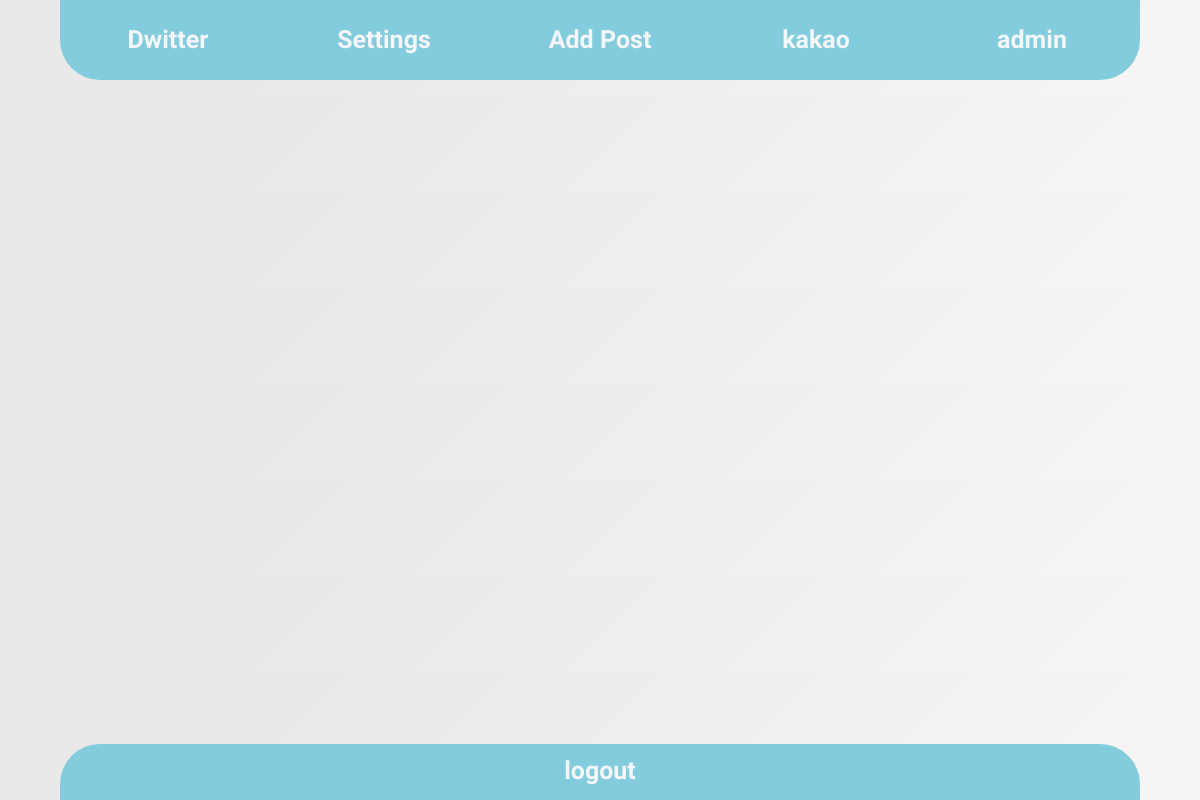
Page /home/ (signed in) on the earlier database version.
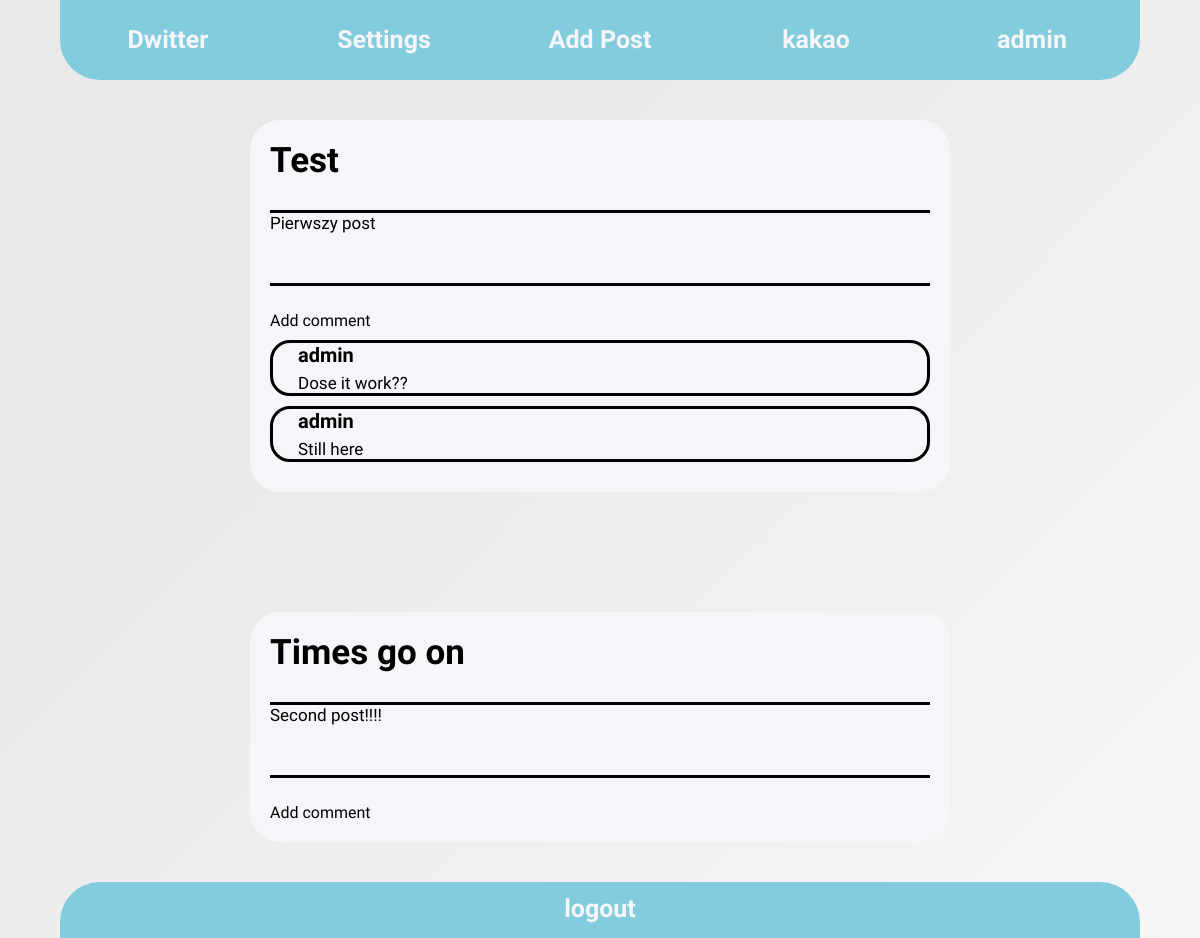
Same page on the later database version.
### main/models.py (models this page shows)
class Post(models.Model):
    author = models.ForeignKey(User, on_delete=models.CASCADE)
    add_date = models.DateTimeField(default='')
    title = models.CharField(max_length=80, default='')
    text = models.TextField(blank=True)

class Comment(models.Model):
    author = models.ForeignKey(User, on_delete=models.CASCADE)
    post = models.ForeignKey(Post, on_delete=models.CASCADE)
    add_date = models.DateTimeField(default='')
    text = models.TextField(default='')

### main/views.py (the view)
# urls.py: 2. Add a URL to urlpatterns:  path('', views.home, name='home')
def home(response):
    if not response.user.is_authenticated:
        return redirect('login')
    posts = Post.objects.all()
    return render(response, 'main/MainPage.html', {'posts': posts})

### main/templates/main/MainPage.html (shortened to what this page needs)
{% load static %}
<!DOCTYPE html>
<html lang="en">
<head>
    <link rel="stylesheet" type="text/css" href="{% static 'css/styleMainPage.css' %}">
</head>
<body>
    <div id="container">
        <div id="top">
            <div class="topOption">
                <a href="/home">Dwitter</a>
            </div>
            <div class="topOption">
                Settings
            </div>
            <div class="topOption">
                <a href="/add-post">Add Post</a>
            </div>
            <div class="topProfile">
                kakao
            </div>
            <div class="topProfile">
               {{ user.get_username }}
            </div>
        </div>
        <div id="middle">
            <ul>
                {% for post in posts %}
                <li class="post">
                    <div class="postTitle">
                        {{ post.title }}
                    </div>
                    <div class="postContent">
                        {{ post.text }}
                    </div>
                    <div class="postAddComment"> Add comment</div>
                    <ul>
                        {% for comment in post.comment_set.all %}
                        <li class="postComment">
                            <div class="postAuthor">{{ comment.author }}</div>
                            {{ comment.text }}
                        </li>
                        {% endfor %}
                    </ul>
                </li>
                {% endfor %}
            </ul>
        </div>
        <div id="bottom">
            <div id="logout">
                <a href="/logout">logout</a>
            </div>
        </div>
    </div>
</body>
</html>

### main/static/css/styleMainPage.css (style rules this page uses)
body { margin: 0; padding: 0; font-family: 'Baloo Bhaijaan 2', cursive; font-weight: 400; background-color: #f6f6f6; background-image: linear-gradient(315deg, #f6f6f6 0%, #e9e9e9 74%); height: 100%; overflow: auto; }
#top { position: fixed; top: 0; margin: 0 5vw; width: 90vw; height: 10vh; background-color: #82ccdd; color: #f5f6fa; border-bottom-left-radius: 40px; border-bottom-right-radius: 40px; overflow: hidden; font-size: 25px; font-weight: bold; z-index: 100; }
#top .topOption { text-align: center; float: left; padding: 25px 0; height: 100%; width: 20%; }
#top .topProfile { text-align: center; float: left; padding: 25px 0; height: 100%; width: 20%; }
#top .topOption a { text-decoration: none; color: #f5f6fa; }
#middle { margin-bottom: 10vh; width: auto; overflow: auto; }
#middle ul { list-style: none; padding-left: 0; }
#middle ul .post { position: relative; width: 700px; box-sizing: border-box; margin: 15vh auto 0 auto; border-radius: 30px; background-color: #f5f6fa; height: auto; padding: 20px; }
#middle ul li .postTitle { border-bottom: 3px solid black; min-height: 70px; height: auto; text-align: justify; font-size: 35px; font-weight: bold; }
#middle ul li .postContent { min-height: 70px; height: auto; text-align: justify; font-size: 17px; margin-bottom: 25px; border-bottom: 3px solid black; }
#middle ul li ul .postComment { margin: 10px 0; border: 3px black solid; border-radius: 20px; min-height: 50px; height: auto; padding-left: 25px; padding-right: 10px; text-align: justify; font-size: 17px; }
#middle ul li ul .postAuthor { height: 30px; text-align: justify; font-size: 20px; font-weight: bold; }
#bottom { position: fixed; bottom: 0; margin: 0 5vw; width: 90vw; height: 7vh; background-color: #82ccdd; color: #f5f6fa; border-top-left-radius: 40px; border-top-right-radius: 40px; text-align: center; overflow: hidden; font-size: 25px; font-weight: bold; z-index: 100; }
#bottom a { color: #f5f6fa; text-decoration: none; }
#bottom #logout { margin: 12px; }

Differences in the rows shown:
added Post: title "Test", text "Pierwszy post"
added Comment: author "admin", text "Dose it work??"
added Comment: author "admin", text "Still here"
added Post: title "Times go on", text "Second post!!!!"
